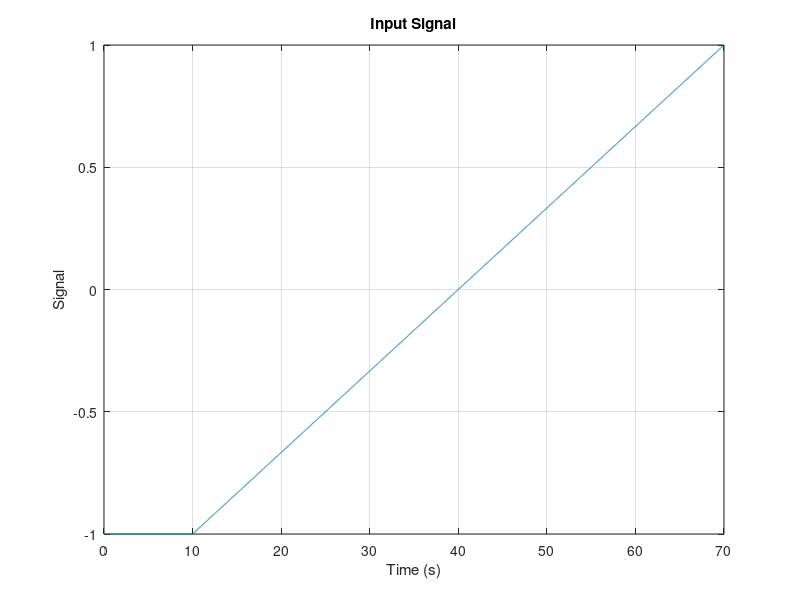

Reproduce this figure in MATLAB. (Note: this script raises an error after producing the figure.)
%% Initialize sensors; check for offset:
pitchoffs = [0];
pitchgain = [1];

h = 0.01; % Time step
Tsim = 70; % Simulation duration
t_train = [0:h:Tsim]'; % Time vector

% Initialize the signal vector
u_train = -ones(size(t_train));

% Find the index corresponding to 10 seconds
idx_10s = find(t_train >= 10, 1);

% Ramp function from -1 to +1 starting from 10 seconds
u_train(idx_10s:end) = linspace(-1, 1, length(t_train(idx_10s:end)));

% Plot the signal
figure;
plot(t_train, u_train);
xlabel('Time (s)');
ylabel('Signal');
title('Input Signal');
grid on;


%%
% Prepare input data
simin = [t_train, u_train];
sim helicoptertemplate

%% simout 


y = simout.signals.values(:, 1);
u_measured = simout.signals.values(:,4)*1/355;

figure();
hold on;
plot(t_train,u_train);
plot(t_train, u_measured);
xlabel('Time (s)')
ylabel('Signal');
legend('Input Signal', 'Measured Signal')
grid on;
hold off;


%%
figure();
hold on;
plot(t_train, y);
xlabel('Time (s)')
ylabel('Angle \alpha');
grid on;
hold off;





